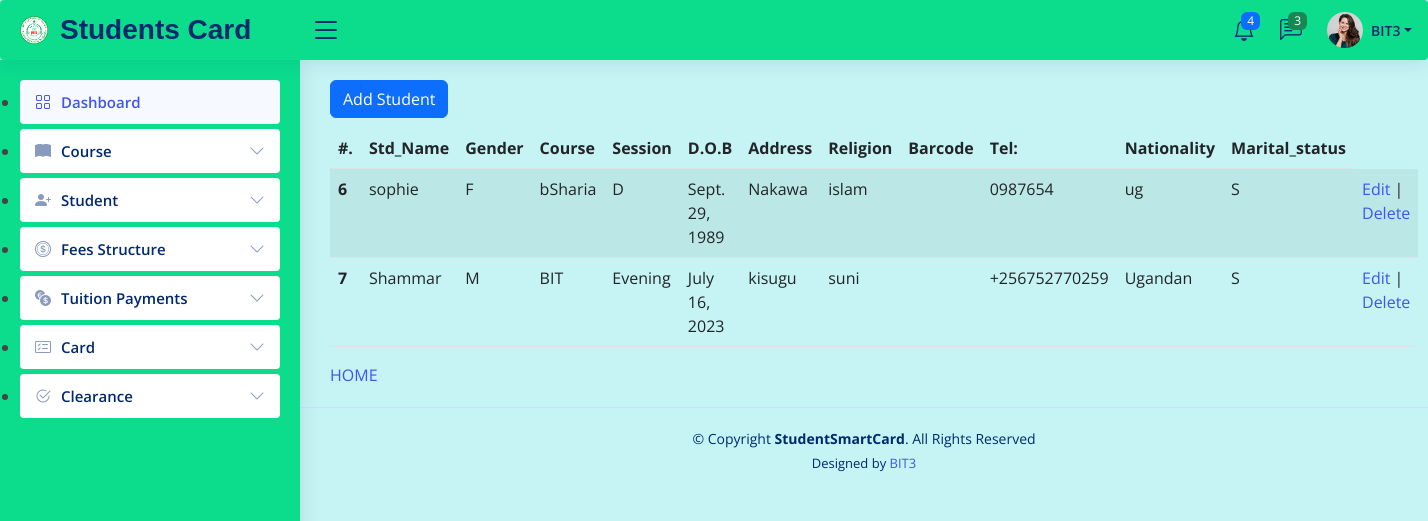
Screenshot of /add_student/ (signed in) with the database file from the repository.
### Cards/models.py (models this page shows, shortened)
class Student(models.Model):
    GENDER_OPTIONS=[
        ("M", "Male"),
        ("F","Female"),
    ]
    MARITAL_STATUS_OPTIONS=[
        ("M","Married"),
        ("S","Single"),
    ]
    SESSION_OPTIONS = [
        ("Day","Day"),
       ("Evening", "Evening"),
        ("Weekend", "Weekend"),
    ]
    student_name = models.CharField(max_length = 50, null= True, blank= True)
    gender = models.CharField(max_length=2, choices=GENDER_OPTIONS)
    course = models.ForeignKey(Course,on_delete=models.CASCADE)
    session = models.CharField(max_length = 8, choices = SESSION_OPTIONS ,null= True, blank= True)
    date_of_birth = models.DateField(auto_now = False)
    address = models.CharField(max_length = 25, null= True, blank= True)
    religion = models.CharField(max_length=20)
    telephone_no = models.CharField(max_length = 15)
    nationality = models.CharField(max_length = 20,null= True, blank= True)
    marital_status = models.CharField(max_length=2, choices= MARITAL_STATUS_OPTIONS)

class Course(models.Model):
    YEAR = [
        ("1", "1yr"),
        ("2", "2yr"),
        ("3", "3yr"),
        ("4", "4yr"),
    ]
    course_name = models.CharField(max_length=20)
    faculty = models.CharField(max_length=50)
    course_code = models.CharField(max_length=20)
    duration = models.CharField(max_length=20,choices = YEAR)
    def __str__(self):
        return self.course_name

### Cards/views.py (the view)
# urls.py: path('add_student/', add_student_view, name = 'add_student_page'),
@login_required
def add_student_view(request):
    message = ""
    if request.method == "POST":
        student_form = StudentForm(request.POST)
        if student_form.is_valid():
            student_form.save()
        messages.success(request, message = 'Student has been Added Successfully !')
    else:
        student_form = StudentForm()
    students = Student.objects.all()
    context = {
        'form' : student_form,
        'msg' : message,
        'students' : students,
    }
    return render(request, "add_student.html", context)

### Cards/templates/add_student.html (shortened to what this page needs)
{% extends './base2.html' %}
{% load crispy_forms_tags %}
{% block content %}
                <button type="button" class="btn btn-primary" data-bs-toggle="modal" data-bs-target="#basicModal">
                Add Student
                </button>
    </div>
            <table class="table table-striped">
                <thead>
                    <tr>
                        <th scope="col">#.</th>
                        <th scope="col">Std_Name</th>
                        <th scope="col">Gender</th>
                        <th scope="col">Course</th>
                        <th scope="col">Session</th>
                        <th scope="col">D.O.B</th>
                        <th scope="col">Address</th>
                        <th scope="col">Religion</th>
                        <th scope="col">Barcode</th>
                        <th scope="col">Tel:</th>
                        <th scope="col">Nationality</th>
                        <th scope="col">Marital_status</th>
                    </tr>
                </thead>
                    <tbody>
                        {% for student in students %}
                            <tr>
                                <th scope="row">{{student.id}}</th>
                                <td>{{student.student_name}}</td>
                                <td>{{student.gender}}</td>
                                <td>{{student.course}}</td>
                                <td>{{student.session}}</td>
                                <td>{{student.date_of_birth}}</td>
                                <td>{{student.address}}</td>
                                <td>{{student.religion}}</td>
                                <td>{{student.barcode}}</td>
                                <td>{{student.telephone_no}}</td>
                                <td>{{student.nationality}}</td>
                                <td>{{student.marital_status}}</td>
                                <td>
                                    <a href="{% url 'edit_student_page' student.id %}">Edit</a> |
                                    <a href="{% url 'delete_student_page' student.id %}"
                                    onclick ="return confirm('Are you sure to delete this Student')">
                                    Delete
                                    </a>
                                </td>
                            </tr>
                        {% endfor %}
                    </tbody>
                </table>
        <a href="{% url 'index_page' %}">HOME</a>
{% endblock content %}

### static/assets/css/style.css (style rules this page uses)
:root { scroll-behavior: smooth; }
body { font-family: "Open Sans", sans-serif; background: #c6f3f3; color: #444444; }
a { color: #4154f1; text-decoration: none; }

### rows the page displays
Student: id "6", student_name "sophie", gender "F", course "bSharia", session "D", date_of_birth "Sept. 29, 1989", address "Nakawa", religion "islam", telephone_no "0987654", nationality "ug", marital_status "S"
Student: id "7", student_name "Shammar", gender "M", course "BIT", session "Evening", date_of_birth "July 16, 2023", address "kisugu", religion "suni", telephone_no "+256752770259", nationality "Ugandan", marital_status "S"
